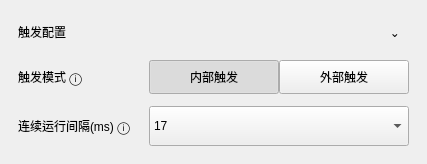
                  <widget class="QFrame" name="allTriggerConfigCard">
                   <property name="frameShape">
                    <enum>QFrame::NoFrame</enum>
                   </property>
                   <property name="card" stdset="0">
                    <bool>true</bool>
                   </property>
                   <layout class="QVBoxLayout" name="verticalLayout_allTriggerConfigCard">
                    <property name="spacing">
                     <number>14</number>
                    </property>
                    <property name="leftMargin">
                     <number>18</number>
                    </property>
                    <property name="topMargin">
                     <number>18</number>
                    </property>
                    <property name="rightMargin">
                     <number>18</number>
                    </property>
                    <property name="bottomMargin">
                     <number>18</number>
                    </property>
                    <item>
                     <widget class="QFrame" name="allTriggerConfigCardHeaderFrame">
                      <property name="frameShape">
                       <enum>QFrame::NoFrame</enum>
                      </property>
                      <layout class="QHBoxLayout" name="horizontalLayout_allTriggerConfigCardHeader">
                       <property name="spacing">
                        <number>0</number>
                       </property>
                       <property name="leftMargin">
                        <number>0</number>
                       </property>
                       <property name="topMargin">
                        <number>0</number>
                       </property>
                       <property name="rightMargin">
                        <number>0</number>
                       </property>
                       <property name="bottomMargin">
                        <number>0</number>
                       </property>
                       <item>
                        <widget class="QLabel" name="allTriggerConfigCardTitleLabel">
                         <property name="text">
                          <string>触发配置</string>
                         </property>
                         <property name="cardTitle" stdset="0">
                          <bool>true</bool>
                         </property>
                        </widget>
                       </item>
                       <item>
                        <spacer name="horizontalSpacer_allTriggerConfigCardHeader">
                         <property name="orientation">
                          <enum>Qt::Horizontal</enum>
                         </property>
                         <property name="sizeHint" stdset="0">
                          <size>
                           <width>40</width>
                           <height>20</height>
                          </size>
                         </property>
                        </spacer>
                       </item>
                       <item>
                        <widget class="QToolButton" name="allTriggerConfigCardCollapseButton">
                         <property name="minimumSize">
                          <size>
                           <width>28</width>
                           <height>28</height>
                          </size>
                         </property>
                         <property name="text">
                          <string>⌄</string>
                         </property>
                         <property name="autoRaise">
                          <bool>true</bool>
                         </property>
                        </widget>
                       </item>
                      </layout>
                     </widget>
                    </item>
                    <item>
                     <widget class="QFrame" name="allTriggerFormFrame">
                      <property name="frameShape">
                       <enum>QFrame::NoFrame</enum>
                      </property>
                      <layout class="QGridLayout" name="gridLayout_allTrigger">
                       <property name="leftMargin">
                        <number>0</number>
                       </property>
                       <property name="topMargin">
                        <number>0</number>
                       </property>
                       <property name="rightMargin">
                        <number>0</number>
                       </property>
                       <property name="bottomMargin">
                        <number>0</number>
                       </property>
                       <property name="horizontalSpacing">
                        <number>18</number>
                       </property>
                       <property name="verticalSpacing">
                        <number>12</number>
                       </property>
                       <item row="0" column="0">
                        <widget class="QLabel" name="allTriggerModeLabel">
                         <property name="text">
                          <string>触发模式 ⓘ</string>
                         </property>
                         <property name="formLabel" stdset="0">
                          <bool>true</bool>
                         </property>
                        </widget>
                       </item>
                       <item row="0" column="1">
                        <widget class="QFrame" name="allTriggerSegmentFrame">
                         <property name="minimumSize">
                          <size>
                           <width>212</width>
                           <height>34</height>
                          </size>
                         </property>
                         <property name="maximumSize">
                          <size>
                           <width>16777215</width>
                           <height>34</height>
                          </size>
                         </property>
                         <property name="frameShape">
                          <enum>QFrame::NoFrame</enum>
                         </property>
                         <property name="segmented" stdset="0">
                          <bool>true</bool>
                         </property>
                         <layout class="QHBoxLayout" name="horizontalLayout_allTriggerSegmentFrame">
                          <property name="spacing">
                           <number>0</number>
                          </property>
                          <property name="leftMargin">
                           <number>0</number>
                          </property>
                          <property name="topMargin">
                           <number>0</number>
                          </property>
                          <property name="rightMargin">
                           <number>0</number>
                          </property>
                          <property name="bottomMargin">
                           <number>0</number>
                          </property>
                          <item>
                           <widget class="QPushButton" name="allInternalTriggerButton">
                            <property name="minimumSize">
                             <size>
                              <width>106</width>
                              <height>34</height>
                             </size>
                            </property>
                            <property name="text">
                             <string>内部触发</string>
                            </property>
                            <property name="checkable">
                             <bool>true</bool>
                            </property>
                            <property name="checked">
                             <bool>true</bool>
                            </property>
                           </widget>
                          </item>
                          <item>
                           <widget class="QPushButton" name="allExternalTriggerButton">
                            <property name="minimumSize">
                             <size>
                              <width>106</width>
                              <height>34</height>
                             </size>
                            </property>
                            <property name="text">
                             <string>外部触发</string>
                            </property>
                            <property name="checkable">
                             <bool>true</bool>
                            </property>
                           </widget>
                          </item>
                         </layout>
                        </widget>
                       </item>
                       <item row="1" column="0">
                        <widget class="QLabel" name="runIntervalLabel">
                         <property name="text">
                          <string>连续运行间隔(ms) ⓘ</string>
                         </property>
                         <property name="formLabel" stdset="0">
                          <bool>true</bool>
                         </property>
                        </widget>
                       </item>
                       <item row="1" column="1">
                        <widget class="QComboBox" name="runIntervalComboBox">
                         <property name="minimumSize">
                          <size>
                           <width>260</width>
                           <height>40</height>
                          </size>
                         </property>
                         <item>
                          <property name="text">
                           <string>17</string>
                          </property>
                         </item>
                        </widget>
                       </item>
                      </layout>
                     </widget>
                    </item>
                   </layout>
                  </widget>
